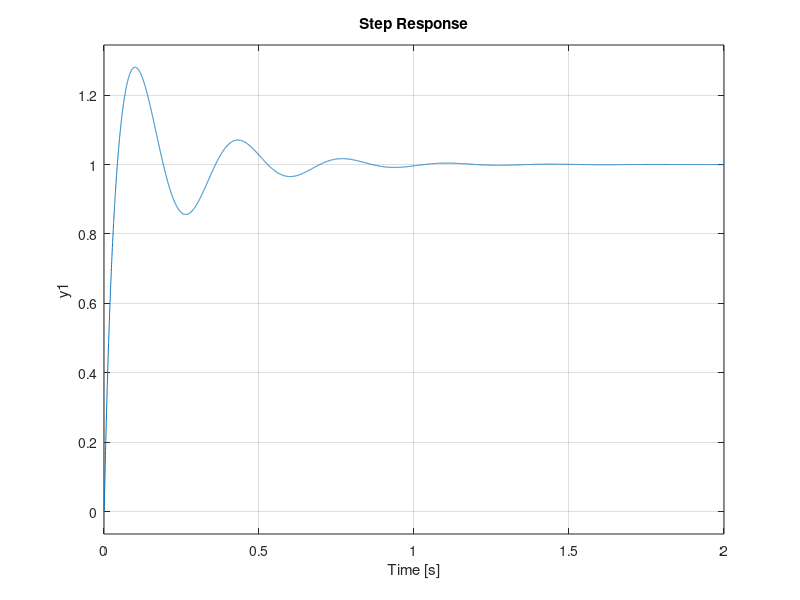
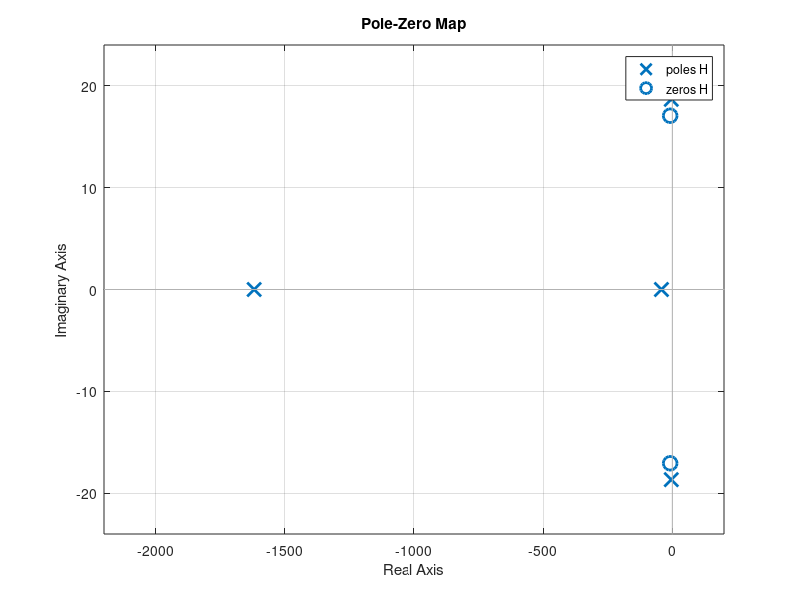

Write the MATLAB code that produced these figures, in order.
clc
clear all
close all

%% Diseño del Controlador PID

%Funcion de transferencia del proceso
% C=tf(Kc*[Ti 1],[Ti 0]);
P=tf(20,[1 8 17]);


%Obtiene el numerador y denominador de la FT
[n,d]=tfdata(P,'v');
%Nombro los terminos de la FT
k=n(3);
a=d(2);
b=d(3);

% Especificaciones de Diseño
Mp=50; %Maximo Pico
ep=sqrt(((log(Mp/100))^2)/(pi^2+((log(Mp/100))^2))); %Fator de amortecimento

tau=1/(abs(max(roots(d)))); %Toma o valor do polo dominante
Tss=(tau*4)*0.75;
Wn=3/(ep*Tss); %Frequência Natural

Sd=[-ep*Wn+1i*Wn*sqrt(1-ep^2), -ep*Wn-1i*Wn*sqrt(1-ep^2)]; %Alocação de Polos
p3=real(Sd(1))*10; %Polo nao dominante 20 veces longe do dominante
Sd1=[Sd p3];
Pds=poly(Sd1);

alpha=0.01;

%Calculo del Controlador
Kc=(Pds(3)-b)/k;
ti=(k*Kc)/Pds(4);
td=(Pds(2)-a)/(k*Kc);

%Parametros del PID con Filtro en el termino Derivativo
d2=alpha*Kc*ti*td+Kc*ti*td;
d1=Kc*ti+alpha*Kc*td;
d0=Kc;

%Controlador PID
C=tf([d2 d1 d0],[alpha*ti*td ti 0]);

N=1/(td*alpha);

%Simulación con el Modelo en lazo cerrado
H=minreal((C*P)/(1+C*P));
step(H);
figure
pzmap(H);